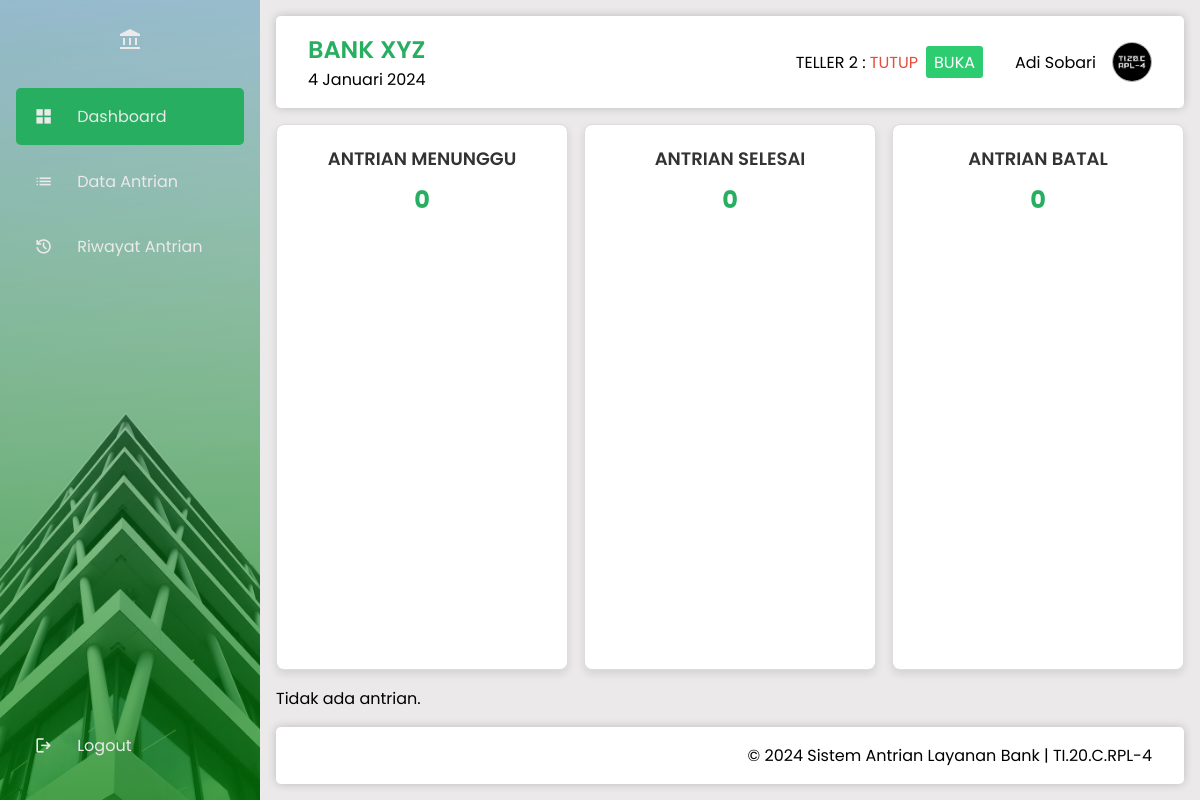
Page /dashboard (signed in) on the committed database.
### tables this page shows
CREATE TABLE `loket` (
  `id_loket` int NOT NULL AUTO_INCREMENT,
  `kode_loket` varchar(20) NOT NULL,
  `nama_loket` varchar(60) NOT NULL,
  `status_loket` enum('aktif','tutup') NOT NULL DEFAULT 'tutup',
  `id_karyawan` int DEFAULT NULL,
  PRIMARY KEY (`id_loket`),
  KEY `id_karyawan` (`id_karyawan`),
  CONSTRAINT `loket_ibfk_1` FOREIGN KEY (`id_karyawan`) REFERENCES `karyawan` (`id_karyawan`)
);

### _config.php (called while the page is built, shortened)
<?php
function base_url($url = null) {
    $base_url = "http://localhost/abank";
    if ($url != null) {
        return $base_url . "/" . $url;
    } else {
        return $base_url;
    }
}
function setActivePage($page)
{
    $current_page = $_SERVER['REQUEST_URI'];
    $active_class = '';
    if (str_contains($current_page, $page)) {
        $active_class = 'class="active"';
    }
    return $active_class;
}
function tanggalIndonesia() {
    $bulanIndonesia = array(
        'Januari', 'Februari', 'Maret', 'April', 'Mei', 'Juni',
        'Juli', 'Agustus', 'September', 'Oktober', 'November', 'Desember'
    );
    $indexBulan = date('n') - 1;
    $tanggal = date('j') . ' ' . $bulanIndonesia[$indexBulan] . ' ' . date('Y');
    return $tanggal;
}
?>

### dashboard/index.php (the view, shortened to what this page needs)
<?php
include '../header.php';
$userId = $_SESSION['user_id'];
$userRole = $_SESSION['user_role'];
?>
            <?php if ($userRole === 'karyawan') : ?>
            <?php
            $query = "
                SELECT
                    (SELECT COUNT(*) FROM antrian
                        INNER JOIN loket ON antrian.id_loket = loket.id_loket
                        WHERE status_antrian = 'menunggu'
                        AND loket.id_karyawan = '$userId') AS totalAntrianMenunggu,
                    (SELECT COUNT(*) FROM antrian
                        INNER JOIN loket ON antrian.id_loket = loket.id_loket
                        WHERE status_antrian = 'selesai'
                        AND loket.id_karyawan = '$userId') AS totalAntrianSelesai,
                    (SELECT COUNT(*) FROM antrian
                        INNER JOIN loket ON antrian.id_loket = loket.id_loket
                        WHERE status_antrian = 'batal'
                        AND loket.id_karyawan = '$userId') AS totalAntrianBatal
            ";
            $result = mysqli_query($conn, $query);
            $row = mysqli_fetch_assoc($result);
            $totalAntrianMenunggu = $row['totalAntrianMenunggu'];
            $totalAntrianSelesai = $row['totalAntrianSelesai'];
            $totalAntrianBatal = $row['totalAntrianBatal'];
            ?>
            <section class="dashboard-section">
                <div class="dashboard-card">
                    <h2 class="card-title">ANTRIAN MENUNGGU</h2>
                    <p class="card-number"><?php echo $totalAntrianMenunggu; ?></p>
                </div>
                <div class="dashboard-card">
                    <h2 class="card-title">ANTRIAN SELESAI</h2>
                    <p class="card-number"><?php echo $totalAntrianSelesai; ?></p>
                </div>
                <div class="dashboard-card">
                    <h2 class="card-title">ANTRIAN BATAL</h2>
                    <p class="card-number"><?php echo $totalAntrianBatal; ?></p>
                </div>
            </section>
            <?php
            $sql = "SELECT a.kode_antrian, a.id_antrian, l.kode_loket
                FROM antrian a
                JOIN loket l ON a.id_loket = l.id_loket
                WHERE (a.status_antrian = 'menunggu' OR a.status_antrian = 'proses')
                AND l.id_karyawan = '$userId'
                ORDER BY a.id_antrian ASC
                LIMIT 1";
            $result = mysqli_query($conn, $sql);
            if (mysqli_num_rows($result) > 0) {
                $row = mysqli_fetch_assoc($result);
                $kode_antrian = $row['kode_antrian'];
                $id_antrian = $row['id_antrian'];
                $kode_loket = $row['kode_loket'];
                ?>
            <section class="antrian-section">
                <div class="data-card">
                    <h2 class="card-title">NO. ANTRIAN MENUNGGU</h2>
                    <p class="no-antrian"><?= strtoupper($kode_antrian); ?></p>
                    <button class="btn" onclick="panggilAntrian()"><span class="material-symbols-outlined">brand_awareness</span>Panggil Antrian</button>
                </div>
                <audio id="audioPanggil"></audio>
                <div class="data-card">
                    <h2 class="card-title">DETAIL ANTRIAN</h2>
                    <div class="antrian-details-container">
                        <table>
                            <thead>
                                <tr>
                                    <th>Nama</th>
                                    <th>Jenis Kelamin</th>
                                    <th>No. Handphone</th>
                                    <th>Aksi</th>
                                </tr>
                            </thead>
                            <tbody>
                                <?php
                                if (isset($id_antrian)) {
                                    $sql =  "SELECT * FROM nasabah
                                        INNER JOIN antrian ON nasabah.id_nasabah = antrian.id_nasabah
                                        WHERE antrian.id_antrian = '$id_antrian'";
                                    $result = mysqli_query($conn, $sql);
                                    if (mysqli_num_rows($result) > 0) {
                                        while ($data = mysqli_fetch_assoc(($result))) { ?>
                                            <tr>
                                                <td><?= ucwords($data['nama']) ?></td>
                                                <td><?= ucfirst($data['jenis_kelamin']) ?></td>
                                                <td><?= $data['no_hp'] ?></td>
                                                <td class="btn-group">
                                                    <form method="post" action="proses.php">
                                                        <input type="hidden" name="id_antrian" value="<?= $id_antrian; ?>">
                                                        <input type="hidden" name="status" value="selesai">
                                                        <input class="success-btn" type="submit" name="update_status" value="Selesai"></input>
                                                    </form>
                                                    <form method="post" action="proses.php">
                                                        <input type="hidden" name="id_antrian" value="<?= $id_antrian; ?>">
                                                        <input type="hidden" name="status" value="batal">
                                                        <input class="secondary-btn" type="submit" name="update_status" value="Batal"></input>
                                                    </form>
                                                </td>
                                            </tr>
                                        <?php
                                        }
                                    } else {
                                        echo "<tr><td colspan=\"5\" align=\"center\">Data tidak ditemukan.</td></tr>";
                                    }
                                } else {
                                    echo '<tr><td colspan="4" align="center">Tidak ada data antrian yang sesuai.</td></tr>';
                                }
                                ?>
                            </tbody>
                        </table>
                    </div>
                </div>
                <?php
                } else {
                ?>
                <div class="antrian-card">
                    <span class="no-antrian">Tidak ada antrian.</span>
                </div>
                <?php
                }
                ?>
                <?php endif; ?>
<?php
include '../footer.php';

### header.php (shortened to what this page needs)
<?php
include '_config.php';
$userRole = $_SESSION['user_role'];
$idKaryawan = $_SESSION['user_id'];
?>
<!DOCTYPE html>
<html lang="en">
<head>
    <link rel="stylesheet" href="<?= base_url('_assets/css/style.css'); ?>">
</head>
<body class="fade-out">
    <aside>
        <div class="logo">
            <span class="material-symbols-outlined">
            </span>
        </div>
        <ul class="menu">
            <li <?= setActivePage('dashboard'); ?>>
                <a href="<?= base_url('dashboard'); ?>">
                    <span class="material-symbols-outlined">
                    </span>
                    <span class="menu-item">Dashboard</span>
                </a>
            </li>
            <li <?= setActivePage('data_antrian'); ?>>
                <a href="<?= base_url('data_antrian'); ?>">
                    <span class="material-symbols-outlined">
                    </span>
                    <span class="menu-item">Data Antrian</span>
                </a>
            </li>
            <li <?= setActivePage('riwayat_antrian'); ?>>
                <a href="<?= base_url('riwayat_antrian'); ?>">
                    <span class="material-symbols-outlined">
                    </span>
                    <span class="menu-item">Riwayat Antrian</span>
                </a>
            </li>
            <li class="logout">
                <a href="<?= base_url('auth/logout.php'); ?>">
                    <span class="material-symbols-outlined">
                    </span>
                    <span class="menu-item">Logout</span>
                </a>
            </li>
        </ul>
    </aside>
    <div class="container">
        <header>
            <div class="header-title">
                <h1>BANK XYZ</h1>
                <span><?= tanggalIndonesia(); ?></span>
            </div>
            <div class="user-info">
                <?php
                if ($userRole === 'karyawan' && isset($idKaryawan)) {
                    $query = "SELECT id_loket, nama_loket, status_loket FROM loket WHERE id_karyawan = '$idKaryawan'";
                    $result = mysqli_query($conn, $query);
                    if ($result) {
                        $loketData = mysqli_fetch_assoc($result);
                        if ($loketData) {
                            $loketName = strtoupper($loketData['nama_loket']);
                            $loketStatus = $loketData['status_loket'];
                        ?>
                            <div class="loket-info">
                                <div class="user-log-loket">
                                    <span><?= $loketName . ' :'; ?></span>
                                    <span class="status-loket <?= $loketStatus === 'aktif' ? 'status-aktif' : 'status-tutup'; ?>">
                                        <?= strtoupper($loketStatus); ?>
                                    </span>
                                </div>
                                <div class="toggle-loket-status">
                                    <form method="post">
                                        <input type="submit" name="submit" value="<?= $loketStatus === 'aktif' ? 'TUTUP' : 'BUKA'; ?>" class="btn-status-loket <?= $loketStatus === 'aktif' ? 'warning-button' : 'success-button'; ?>">
                                    </form>
                                </div>
                            </div>
                            <?php
                        } else {
                            echo 'Data loket tidak ditemukan.';
                        }
                    } else {
                        echo 'Error: ' . mysqli_error($conn);
                    }
                }
                ?>
                <span class="user-log-name"><?= ucwords($_SESSION['user_nama']); ?></span>
                <img src="../_assets/image/photo/<?= $_SESSION['user_foto']; ?>" alt="photo">
            </div>
        </header>

### _assets/css/style.css (style rules this page uses)
* { margin: 0; padding: 0; border: 0; font-size: 100%; font: inherit; vertical-align: baseline; box-sizing: border-box; }
html { font-size: 16px; }
html, body, div, span, h1, h2, h3, h4, h5, h6, p, a, img, ul, ol, li, table, tr, th, td, form, input, button { margin: 0; padding: 0; border: 0; font: inherit; vertical-align: baseline; box-sizing: border-box; }
ul, ol, li { margin: 0; padding: 0; list-style: none; }
a { text-decoration: none; color: inherit; }
.fade-in { opacity: 1; transition: opacity 0.5s ease-in; }
:root { --primary-color: #2ecc71; --primary-color-2: rgba(0, 255, 21, 0.1); --secondary-color: #27ae60; --accent-color: #3498db; --background-color: #ebe9e9; --light-text-color: #ebe9e9; --text-color: #333; --link-color: #2980b9; --success-color: #16a085; --error-color: #e74c3c; --warning-color: #ff4500; }
.material-symbols-outlined { font-variation-settings: 'FILL' 1, 'wght' 400, 'GRAD' 0, 'opsz' 24 }
body { display: flex; width: 100vw; height: 100vh; font-family: "Poppins", sans-serif; font-size: 1rem; }
h1 { font-size: 1.5rem; font-weight: 600; color: var(--secondary-color); }
h2 { font-size: 1.1rem; font-weight: 600; }
aside { position: fixed; width: 90px; height: 100%; padding: 0 1rem; color: var(--light-text-color); overflow: hidden; transition: all .5s linear; background-image: url('../image/bg-sidebar.jpg'); background-size: cover; background-position: center; background-repeat: no-repeat; background-color: var(--primary-color); }
aside::after { content: ""; position: absolute; top: 0; left: 0; width: 100%; height: 100%; background: linear-gradient(to top, rgba(0, 128, 0, 0.7), rgba(0, 128, 0, 0)); }
.logo { display: flex; justify-content: center; align-items: center; color: var(--light-text-color); height: 80px; padding: 16px; }
.logo span { z-index: 99; }
.menu { height: 88%; position: relative; padding: 0; z-index: 99; }
.menu li { padding: 1rem; margin: 8px 0; border-radius: .3rem; transition: all .5s ease-in-out; }
.menu li:hover, .active { background-color: var(--secondary-color); }
.menu a { color: var(--light-text-color); font-size: 14px; display: flex; align-items: center; gap: 1.5rem; }
.menu a .menu-item { white-space: nowrap; font-size: 1rem; overflow: hidden; }
.menu a .material-symbols-outlined { font-size: 1.2rem; margin-left: 2px; }
.logout { position: absolute; bottom: 10px; left: 0; width: 100%; }
.container { display: grid; grid-template-rows: auto 1fr auto; height: 100vh; gap: 1rem; margin-left: 90px; transition: all .5s linear; background-color: var(--background-color); width: 100%; padding: 1rem; }
header, main, footer { padding: 1rem 2rem; }
header, main, footer { background-color: #fff; border-radius: .3rem; box-shadow: 0 0 10px rgba(0, 0, 0, 0.2); }
header { display: flex; justify-content: space-between; }
header .user-info { display: flex; align-items: center; gap: 1rem; }
.user-info .loket-info { display: flex; gap: .5rem; margin-right: 1rem; align-items: center; }
.loket-info .success-button { background-color: var(--primary-color); padding: .2rem .5rem; border-radius: 3px; cursor: pointer; color: #fff; }
header .user-info img { width: 40px; height: 40px; border-radius: 50%; border: 1px solid #adadad; }
.status-tutup { color: var(--error-color); }
.dashboard-section, .antrian-section { display: flex; flex-wrap: wrap; justify-content: space-between; gap: 1rem; }
.dashboard-card { flex: 1; background-color: #fff; border: 1px solid #ddd; border-radius: 8px; padding: 20px; text-align: center; box-shadow: 0 4px 8px rgba(0, 0, 0, 0.1); transition: transform 0.3s ease-in-out; }
.card-title, .data-title { font-size: 18px; color: #333; margin-bottom: 10px; }
.card-number { font-size: 24px; font-weight: bold; color: var(--secondary-color); }
form { display: flex; justify-content: space-between; gap: 2rem; }
.material-symbols-outlined { font-size: 24px; vertical-align: middle; }

### rows in the picture
loket: nama_loket "TELLER 2", status_loket "TUTUP", submit "BUKA"

### other values in the picture
tanggalIndonesia() "4 Januari 2024"
$_SESSION['user_nama'] "Adi Sobari"
$totalAntrianMenunggu "0"
$totalAntrianSelesai "0"
$totalAntrianBatal "0"
